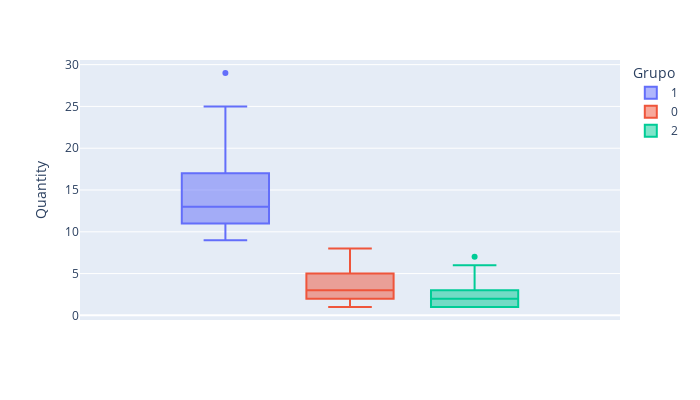

Notebook code cell kept with this figure:
### Code cell
# Total comprado
fig = px.box(df_cluster, y="Quantity", color="Grupo", width=700, height=400)
fig.show()

### Figure 1 — Plotly figure (JSON) as saved in the notebook; plotly's stock layout.template omitted (floating-point values rounded to 4 significant figures; data arrays with more than 128 entries replaced by an {"elided": "..."} marker saying what was removed)
{"data": [{"alignmentgroup": "True", "hovertemplate": "Grupo=1<br>Quantity=%{y}<extra></extra>", "legendgroup": "1", "marker": {"color": "#636efa"}, "name": "1", "notched": false, "offsetgroup": "1", "orientation": "v", "showlegend": true, "type": "box", "x0": " ", "xaxis": "x", "y": [11, 9, 15, 10, 17, 15, 10, 13, 14, 21, 18, 29, 16, 11, 16, 15, 12, 10, 12, 11, 19, 15, 14, 10, 12, 12, 12, 14, 10, 14, 17, 25, 9, 19, 13, 14, 9, 18, 11, 10, 13, 18, 13, 9, 11, 21, 10, 13, 14, 9, 10, 14, 17, 9, 18, 11, 11, 17, 18, 22, 22, 12, 15, 18, 9, 22, 9, 9, 13, 12], "y0": " ", "yaxis": "y"}, {"alignmentgroup": "True", "hovertemplate": "Grupo=0<br>Quantity=%{y}<extra></extra>", "legendgroup": "0", "marker": {"color": "#EF553B"}, "name": "0", "notched": false, "offsetgroup": "0", "orientation": "v", "showlegend": true, "type": "box", "x0": " ", "xaxis": "x", "y": {"elided": "345 int values"}, "y0": " ", "yaxis": "y"}, {"alignmentgroup": "True", "hovertemplate": "Grupo=2<br>Quantity=%{y}<extra></extra>", "legendgroup": "2", "marker": {"color": "#00cc96"}, "name": "2", "notched": false, "offsetgroup": "2", "orientation": "v", "showlegend": true, "type": "box", "x0": " ", "xaxis": "x", "y": [2, 1, 1, 2, 1, 2, 5, 1, 6, 1, 4, 1, 1, 1, 1, 2, 2, 5, 1, 1, 4, 6, 1, 3, 2, 4, 1, 1, 1, 2, 3, 1, 1, 2, 2, 1, 4, 1, 2, 1, 4, 1, 7, 3, 1, 4, 1, 2, 2, 1, 1], "y0": " ", "yaxis": "y"}], "layout": {"boxmode": "group", "height": 400, "legend": {"title": {"text": "Grupo"}, "tracegroupgap": 0}, "margin": {"t": 60}, "width": 700, "xaxis": {"anchor": "y", "domain": [0, 1]}, "yaxis": {"anchor": "x", "domain": [0, 1], "title": {"text": "Quantity"}}}}
